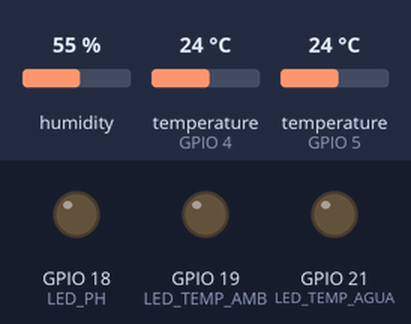
A program run on a simulated ESP32. Parts: output pins drawn as LEDs (lit = HIGH). The inputs (shaded band) are chosen by the test bench; at power-on: humidity 55 %, temperature (sensors on GPIO 4, GPIO 5) 24 °C. WiFi joins after 1.5 s; servers stay silent unless stated; uploads are accepted with an empty reply; what the program prints to the serial monitor is not drawn.

Above: at 0.1 s.
At 5.8 s:
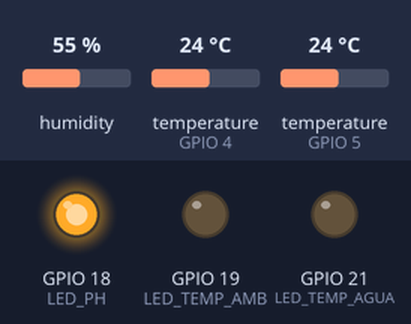
Timing chart, 0 to 7.3 s (numbered marks = the images above):
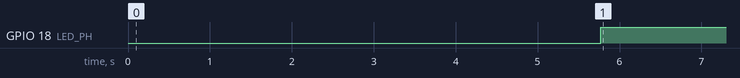

Measured:
- by itself, GPIO 18 (LED_PH): LOW → HIGH at 5.8 s

The program:

main.cpp
```cpp
#include <Arduino.h>
#include <WiFi.h>
#include <HTTPClient.h>
#include <DHT.h>
#include <OneWire.h>
#include <DallasTemperature.h>

// ═══════════════════════════════════════════════════════════════
//  CONFIGURACIÓN
// ═══════════════════════════════════════════════════════════════

const char *SSID = "Jordi_Fernandez";
const char *WIFI_PASS = "Michin76";
const char *SERVER_URL = "http://192.168.1.15:8000/api/mediciones";

const unsigned long INTERVALO_ENVIO = 5000; // ms entre envíos

// ── Pines sensores ─────────────────────────────────────────────
#define PIN_DHT 4     // DHT22   — temperatura ambiente
#define PIN_DS18B20 5 // DS18B20 — temperatura agua (+ 4.7kΩ a 3.3V)
#define PIN_PH 34     // Módulo pH analógico (solo lectura)

// ── HU_3: Pines LEDs de validación ────────────────────────────
#define LED_PH 18        // LED rojo — sensor pH
#define LED_TEMP_AMB 19  // LED rojo — sensor temperatura ambiente (DHT22)
#define LED_TEMP_AGUA 21 // LED rojo — sensor temperatura agua (DS18B20)

// ── Sensores instalados físicamente ───────────────────────────
// Cambia a true cuando conectes físicamente el sensor.
// Si está en false → envía null al servidor y enciende su LED de fallo.
#define SENSOR_PH_INSTALADO false // ← cambiar a true cuando llegue el sensor
#define SENSOR_DS18B20_INSTALADO true
#define SENSOR_DHT22_INSTALADO true

// ── Calibración pH ─────────────────────────────────────────────
#define PH_VOLTAJE_7 2.50
#define PH_VOLTAJE_4 3.05

#define DHTTYPE DHT22

// ═══════════════════════════════════════════════════════════════
//  OBJETOS
// ═══════════════════════════════════════════════════════════════
DHT dht(PIN_DHT, DHTTYPE);
OneWire oneWireBus(PIN_DS18B20);
DallasTemperature ds18b20(&oneWireBus);

// ═══════════════════════════════════════════════════════════════
//  VARIABLES GLOBALES
// ═══════════════════════════════════════════════════════════════
unsigned long ultimoEnvio = 0;
const float SIN_DATO = NAN;

// ═══════════════════════════════════════════════════════════════
//  FUNCIONES AUXILIARES
// ═══════════════════════════════════════════════════════════════

void reconectarWiFi()
{
    if (WiFi.status() == WL_CONNECTED)
        return;

    Serial.println("[WiFi] Conexión perdida. Reconectando...");
    WiFi.disconnect();
    WiFi.begin(SSID, WIFI_PASS);

    unsigned long inicio = millis();
    while (WiFi.status() != WL_CONNECTED && millis() - inicio < 10000)
    {
        delay(500);
        Serial.print(".");
    }

    if (WiFi.status() == WL_CONNECTED)
        Serial.println("\n[WiFi] Reconectado. IP: " + WiFi.localIP().toString());
    else
        Serial.println("\n[WiFi] No se pudo reconectar. Se reintentará en el próximo ciclo.");
}

void actualizarLEDs(bool fallo_ph, bool fallo_t_amb, bool fallo_t_agua)
{
    digitalWrite(LED_PH, fallo_ph ? HIGH : LOW);
    digitalWrite(LED_TEMP_AMB, fallo_t_amb ? HIGH : LOW);
    digitalWrite(LED_TEMP_AGUA, fallo_t_agua ? HIGH : LOW);

    Serial.printf("[LEDs] pH:%s | T.Amb:%s | T.Agua:%s\n",
                  fallo_ph ? "FALLO" : "OK",
                  fallo_t_amb ? "FALLO" : "OK",
                  fallo_t_agua ? "FALLO" : "OK");
}

float leerTemperaturaAmbiente()
{
    if (!SENSOR_DHT22_INSTALADO)
    {
        Serial.println("[DHT22] Sensor no instalado → se enviará null");
        return SIN_DATO;
    }
    float temp = dht.readTemperature();
    if (isnan(temp))
    {
        Serial.println("[DHT22] Error de lectura → se enviará null");
        return SIN_DATO;
    }
    return temp;
}

float leerTemperaturaAgua()
{
    if (!SENSOR_DS18B20_INSTALADO)
    {
        Serial.println("[DS18B20] Sensor no instalado → se enviará null");
        return SIN_DATO;
    }
    ds18b20.requestTemperatures();
    float temp = ds18b20.getTempCByIndex(0);

    if (temp == DEVICE_DISCONNECTED_C || temp <= -126.0)
    {
        Serial.println("[DS18B20] Error de lectura → se enviará null");
        return SIN_DATO;
    }
    return temp;
}

float leerPH()
{
    // Si el sensor no está instalado → null y LED de fallo encendido
    if (!SENSOR_PH_INSTALADO)
    {
        Serial.println("[pH] Sensor no instalado → se enviará null");
        return SIN_DATO;
    }

    const int MUESTRAS = 10;
    long suma = 0;
    for (int i = 0; i < MUESTRAS; i++)
    {
        suma += analogRead(PIN_PH);
        delay(10);
    }
    float lecturaADC = (float)suma / MUESTRAS;
    float voltaje = lecturaADC * (3.3f / 4095.0f);

    float pendiente = (4.0f - 7.0f) / (PH_VOLTAJE_4 - PH_VOLTAJE_7);
    float ph = 7.0f + pendiente * (voltaje - PH_VOLTAJE_7);

    return constrain(ph, 0.0f, 14.0f);
}

void enviarMedicion(float ph, float t_amb, float t_agua)
{
    reconectarWiFi();
    if (WiFi.status() != WL_CONNECTED)
    {
        Serial.println("[HTTP] Sin WiFi, envío cancelado.");
        return;
    }

    auto fmtVal = [](float v) -> String
    {
        return isnan(v) ? "null" : String(v, 2);
    };

    String payload = "{\"ph\":" + fmtVal(ph) +
                     ",\"temp_ambiente\":" + fmtVal(t_amb) +
                     ",\"temp_agua\":" + fmtVal(t_agua) + "}";

    HTTPClient http;
    http.begin(SERVER_URL);
    http.addHeader("Content-Type", "application/json");

    int codigo = http.POST(payload);

    if (codigo > 0)
        Serial.printf("[HTTP] OK (%d) | pH:%s T_amb:%s T_agua:%s\n",
                      codigo,
                      isnan(ph) ? "null" : String(ph, 2).c_str(),
                      isnan(t_amb) ? "null" : String(t_amb, 2).c_str(),
                      isnan(t_agua) ? "null" : String(t_agua, 2).c_str());
    else
        Serial.printf("[HTTP] Error: %s\n", http.errorToString(codigo).c_str());

    http.end();
}

// ═══════════════════════════════════════════════════════════════
//  SETUP
// ═══════════════════════════════════════════════════════════════
void setup()
{
    Serial.begin(115200);

    pinMode(LED_PH, OUTPUT);
    digitalWrite(LED_PH, LOW);
    pinMode(LED_TEMP_AMB, OUTPUT);
    digitalWrite(LED_TEMP_AMB, LOW);
    pinMode(LED_TEMP_AGUA, OUTPUT);
    digitalWrite(LED_TEMP_AGUA, LOW);

    dht.begin();
    ds18b20.begin();

    Serial.println("[WiFi] Conectando...");
    WiFi.begin(SSID, WIFI_PASS);
    while (WiFi.status() != WL_CONNECTED)
    {
        delay(500);
        Serial.print(".");
    }
    Serial.println("\n[WiFi] Conectado. IP: " + WiFi.localIP().toString());

    int sensoresEncontrados = ds18b20.getDeviceCount();
    Serial.printf("[DS18B20] Sensores en el bus: %d\n", sensoresEncontrados);
    if (sensoresEncontrados == 0)
        Serial.println("[DS18B20] ADVERTENCIA: Verifica conexión y resistencia 4.7kΩ.");
}

// ═══════════════════════════════════════════════════════════════
//  LOOP
// ═══════════════════════════════════════════════════════════════
void loop()
{
    unsigned long ahora = millis();

    if (ahora - ultimoEnvio >= INTERVALO_ENVIO)
    {
        ultimoEnvio = ahora;

        float t_amb = leerTemperaturaAmbiente();
        float t_agua = leerTemperaturaAgua();
        float ph = leerPH();

        // isnan() detecta tanto fallo de sensor como sensor no instalado
        bool fallo_ph = isnan(ph);
        bool fallo_t_amb = isnan(t_amb);
        bool fallo_t_agua = isnan(t_agua);
        actualizarLEDs(fallo_ph, fallo_t_amb, fallo_t_agua);

        enviarMedicion(ph, t_amb, t_agua);
    }
}
```
